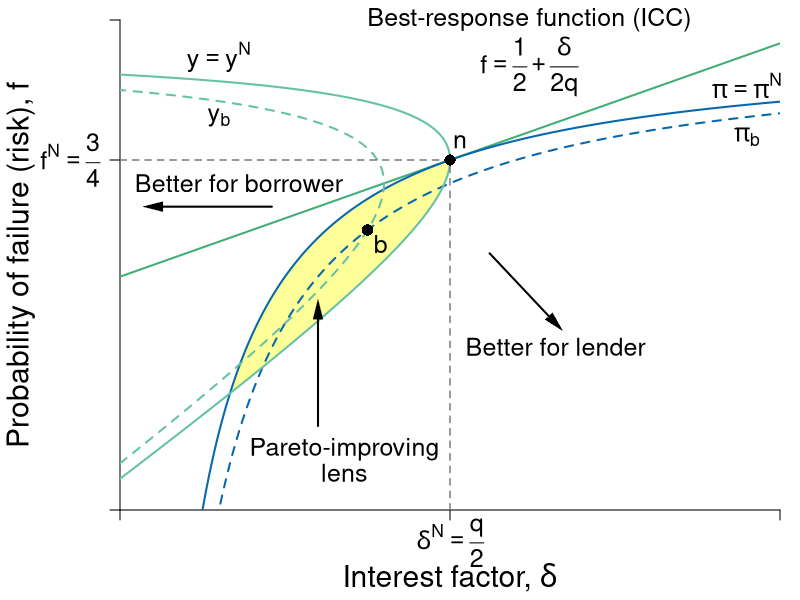

This chart was generated by the following R code:
#Graph Designer: Simon Halliday, Scott Cohn
#Authors: Bowles and Halliday
#Title: Coordination, Conflict and Competition: A Text in Microeconomics

library(shape)
pdf(file = "credit/non_contractual_risk.pdf", width = 8, height = 6)

#Set parameters for graphics
pointsize <- 1.8
axislabelsize <- 1.8
labelsize <- 1.5
namesize <- 1.8
annotatesize <- 1.5
graphlinewidth <- 2
segmentlinewidth <- 1.5

COL <- c("#7fc97f", "#beaed4", "#fdc086", "#ffff99", "#386cb0", "#f0027f", "#bf5b17", "#666666")
COLA <- c("#e0f3db", "#99d8c9","#66c2a4","#41ae76", "#238b45", "#005824")
COLB <- c("#c6dbef", "#4eb3d3", "#2b8cbe", "#0868ac","#084081")
COLC <- c("#fcfbfd", "#efedf5", "#dadaeb", "#bcbddc", "#9e9ac8", "#807dba", "#6a51a3", "#54278f", "#3f007d")
grays <- gray.colors(25, start = 1, end = 0, alpha = 1)

#Edited the margins to cater for the larger LHS labels
par(mar =  c(4.5, 6, 1, 1))

brfFn <- function(delta, q = 1) {
  .5 + (delta / (2 * q)) 
}

PCFn <- function(delta, q = 1) {
  delta/q
}

isoreturnFn <- function(delta, pi=0.125) {
  1 - (pi)/delta
}


yFn <- function(d1, f1, q = 1){
  q*f1*(1 - f1) - d1*(1 - f1)
}

profitFn <- function(d1, q = 1){
  d1/2 - (1/(2*q))*(d1)^2
}

ylow <- function(delta, q = 1, ybar = 0.0625){
  (-sqrt(delta^2 - 2*delta*q + q^2 - 4*q*ybar) + delta + q)/(2*q)
}

yhigh <- function(delta, q = 1, ybar = 0.0625){
  (sqrt(delta^2 - 2*delta*q + q^2 - 4*q*ybar) + delta + q)/(2*q)
}

xlims <- c(0, 1)
ylims <- c(0, 1.05)

npts <- 501 
d1 <- seq(xlims[1], xlims[2], length.out = npts)
f1 <- seq(ylims[1], ylims[2], length.out = npts) 
a <- c(0.0625)

plot(0, 0, xlim = xlims, ylim = ylims, type = "n",
     xlab = expression(paste("")),
     ylab = expression(paste("")), 
     xaxt = "n", 
     yaxt = "n", 
     cex.lab = axislabelsize, 
     bty = "n", 
     xaxs = "i", 
     yaxs = "i"
)


ticksy <- c(ylims[1], brfFn(delta = 0.5), ylims[2])
ylabels <- c(NA, expression(paste(f^{N} == frac(3,4))), NA)
ticksx <- c(xlims[1], 0.5, xlims[2])
xlabels <- c(NA, NA, NA)

axis(1, at = ticksx, pos = 0, labels = xlabels, cex.axis = labelsize)
axis(2, at = ticksy, pos = 0, labels = ylabels, las = 1, cex.axis = labelsize)

text(0.5, -0.07, expression(paste(delta^{N} == frac(q,2))), xpd = TRUE, cex = labelsize) 

npts <- 503 
xx1 <- seq(xlims[1], xlims[2], length.out = npts)
xx2 <- seq(0, 1, length.out = npts)

xpoly1 <- seq(from = 0.168, to = 0.5, length.out = 500)
ypoly1 <- ylow(xpoly1)
ypoly2 <- isoreturnFn(xpoly1)
polygon(x = c(xpoly1, rev(xpoly1)), y = c(ypoly1, rev(ypoly2)), col = COL[4], density = NULL, border = NA)


#Draw the graphs
lines(xx1, brfFn(xx1), col = COLA[4], lwd = graphlinewidth)
#lines(xx1, PCFn(xx1), col = COLA[2], lwd = graphlinewidth)
lines(xx1, isoreturnFn(xx1), col = COLB[4], lwd = graphlinewidth)
lines(xx1, isoreturnFn(xx1, pi = 0.15), col = COLB[4], lty = 2,  lwd = graphlinewidth)

#Axis labels
mtext(expression(paste("Interest factor, ", delta)), side = 1, line = 3.3, cex = axislabelsize)
text(-0.15, 0.5*(ylims[2]), expression(paste("Probability of failure (risk), ", f)), xpd = TRUE, cex = axislabelsize, srt = 90) 


contour(d1, f1,
        outer(d1, f1, yFn),
        drawlabels = FALSE,
        col = COLA[3],
        lwd = graphlinewidth,
        levels = a,
        xaxs = "i",
        yaxs = "i",
        add = TRUE)

contour(d1, f1,
        outer(d1, f1, yFn),
        drawlabels = FALSE,
        col = COLA[3],
        lwd = graphlinewidth,
        lty = 2, 
        levels = 0.09,
        xaxs = "i",
        yaxs = "i",
        add = TRUE)


segments(0.5, 0, 0.5, brfFn(delta = 0.5), lty = 2, col = grays[20] , lwd = segmentlinewidth)
segments(0, brfFn(delta = 0.5), 0.5, brfFn(delta = 0.5), lty = 2, col = grays[20] , lwd = segmentlinewidth)

#Annotate points (4,4),(2,8),(8,2) on feasibility frontier
text(0.5 + 0.015, isoreturnFn(0.5) + 0.04, expression(paste(n)), cex = labelsize)
points(0.5, isoreturnFn(0.5), pch = 16, col = "black", cex = 1.5)

text(0.375 + 0.02, 0.6 - 0.03, expression(paste(b)), cex = labelsize)
points(0.375, 0.6, pch = 16, col = "black", cex = 1.5)

text(0.15, 0.97, expression(paste(y == y^{N})), cex = labelsize)
text(0.15, 0.84, expression(paste(y[b])), cex = labelsize)
text(0.95, 0.8, expression(paste(pi[b])), cex = labelsize)
text(0.95, 0.91, expression(paste(pi == pi^{N})), cex = labelsize, xpd = TRUE)

text(0.62, 1.05, expression(paste("Best-response function (ICC)")), cex = labelsize, xpd = TRUE)
text(0.62, 0.95, expression(paste(f == frac(1,2) + frac(delta, 2*q))), cex = labelsize)

# text(0.64, 0.4, expression(paste("A's participation")), cex = labelsize)
# text(0.64, 0.34, expression(paste("constraint")), cex = labelsize)
# text(0.64, 0.22, expression(paste(f == frac(delta, q))), cex = labelsize)
# Arrows(0.64, 0.44, 0.64, 0.58, col = "black", lty = 1, lwd = 2, arr.type = "triangle", arr.lwd = 0.5)


#text(0.87, 0.6, expression(paste("P's isoprofit curve")), cex = labelsize, xpd = TRUE)
#Arrows(0.87, 0.63, 0.87, 0.82, col = "black", lty = 1, lwd = 2, arr.type = "triangle", arr.lwd = 0.5)

text(0.34, 0.13, expression(paste("Pareto-improving")), cex = labelsize)
text(0.34, 0.08, expression(paste("lens")), cex = labelsize)
Arrows(0.3, 0.18, 0.3, 0.43, col = "black", lty = 1, lwd = 2, arr.type = "triangle", arr.lwd = 0.5)

# ff
# Arrows(0.7, 0.18, 0.9, 0.09, col = "black", lty = 1, lwd = 2, arr.type = "triangle", arr.lwd = 0.5)
# text(0.8, 0.28, expression(paste('More profits')), cex = labelsize, xpd = TRUE)
# text(0.8, 0.23, expression(paste('better for lender')), cex = labelsize, xpd = TRUE)
Arrows(0.56, 0.55, 0.66, 0.4, col = "black", lty = 1, lwd = 2, arr.type = "triangle", arr.lwd = 0.5)
#text(0.48, 0.3, expression(paste('More profits')), cex = labelsize, xpd = TRUE)
text(0.66, 0.35, expression(paste('Better for lender')), cex = labelsize, xpd = TRUE)

#text(0.20, 0.78, expression("More expected income"), cex = labelsize)
text(0.18, 0.7,  expression("Better for borrower"), cex = labelsize)
Arrows(0.23, 0.65, 0.05, 0.65, col = "black", lty = 1, lwd = 2, arr.type = "triangle", arr.lwd = 0.5)
#Arrows(0.23, 0.68, 0.05, 0.68, col = "black", lty = 1, lwd = 2, arr.type = "triangle", arr.lwd = 0.5)

dev.off()
